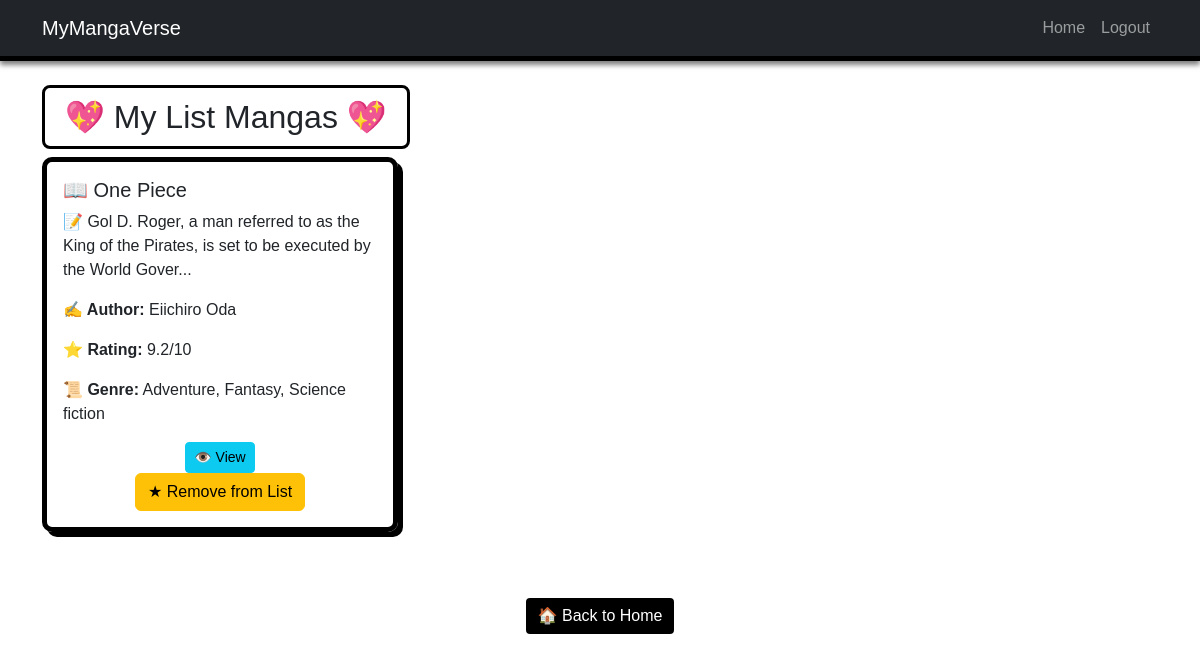
The page /favorites (signed in) on the database its author committed.
### app.py (models this page shows)
class Manga(db.Model):
    id = db.Column(db.Integer, primary_key=True)  # Unique manga ID
    title = db.Column(db.String(200), nullable=False)  # Manga title
    description = db.Column(db.Text, nullable=False)  # Manga description
    author = db.Column(db.String(100), nullable=False)  # Manga author
    rating = db.Column(db.Float, default=0.0)  # Manga rating
    genre = db.Column(db.String(100), nullable=False)  # Manga genre
    image_url = db.Column(db.String(500), nullable=True)  # URL for manga image

### app.py (the view)
@app.route("/favorites")
@login_required  # Require login to access this page
def favorites():
    favorite_mangas = [
        fav.manga for fav in current_user.favorites
    ]  # Get all favorite mangas for the user
    return render_template(
        "favorites.html", mangas=favorite_mangas
    )  # Render favorites template

### app.py (called while the page is built)
@login_manager.user_loader
def load_user(user_id):
    return User.query.get(int(user_id))

### templates/favorites.html (shortened to what this page needs)
<!DOCTYPE html>
<html lang="en">
<head>
    <link href="https://cdn.jsdelivr.net/npm/bootstrap@5.3.0-alpha1/dist/css/bootstrap.min.css" rel="stylesheet">
</head>
<body>
    <nav class="navbar navbar-expand-lg navbar-dark bg-dark">
        <div class="container">
            <a class="navbar-brand" href="/">MyMangaVerse</a>
            <div class="collapse navbar-collapse" id="navbarNav">
                <ul class="navbar-nav ms-auto">
                    <li class="nav-item"><a class="nav-link" href="{{ url_for('home') }}">Home</a></li>
                    <li class="nav-item"><a class="nav-link" href="{{ url_for('logout') }}">Logout</a></li>
                </ul>
            </div>
        </div>
    </nav>
    <div class="container my-4">
        <h2 class="text-center title-box">💖 My List Mangas 💖</h2>
        <div class="row">
            {% for manga in mangas %}
            <div class="col-md-4 mb-4">
                <div class="card p-3">
                    <h5>📖 {{ manga.title }}</h5>
                    <p>📝 {{ manga.description[:100] }}...</p>
                    <p><strong>✍️ Author:</strong> {{ manga.author }}</p>
                    <p><strong>⭐ Rating:</strong> {{ manga.rating }}/10</p>
                    <p><strong>📜 Genre:</strong> {{ manga.genre }}</p>
                    <div class="text-center">
                        <a href="{{ url_for('manga_detail', id=manga.id) }}" class="btn btn-info btn-sm">👁️ View</a>
                        <form action="{{ url_for('favorite_manga', id=manga.id) }}" method="get">
                            <button type="submit" class="btn btn-warning">
                                {% if manga in current_user.favorites|map(attribute='manga') %}
                                ★ Remove from List
                                {% else %}
                                ☆ Add to List
                                {% endif %}
                            </button>
                        </form>
                    </div>
                </div>
            </div>
            {% endfor %}
        </div>
        <div class="text-center mt-4">
            <a href="{{ url_for('home') }}" class="btn btn-manga mt-3">🏠 Back to Home</a>
        </div>
    </div>
</body>
</html>

### templates/favorites.html (style rules this page uses)
body { background: url('https://wallpapercave.com/wp/wp12284333.jpg') no-repeat center center fixed; background-size: cover; font-family: 'Comic Sans MS', cursive, sans-serif; }
.navbar { border-bottom: 5px solid black; box-shadow: 0px 4px 5px rgba(0, 0, 0, 0.5); }
.card { background: rgba(255, 255, 255, 0.98); border: 5px solid black; border-radius: 10px; box-shadow: 5px 5px 0px black; transition: transform 0.3s ease-in-out; }
.btn-manga { background: black; color: white; border: 2px solid white; }
.title-box { border: 3px solid black; border-radius: 8px; padding: 10px 20px; display: inline-block; background-color: rgba(255, 255, 255, 0.8); }

### rows shown on the page
Manga: title "One Piece", description "Gol D. Roger, a man referred to as the King of the Pirates, is set to be executed by the World Gover", author "Eiichiro Oda", rating "9.2", genre "Adventure, Fantasy, Science fiction"
